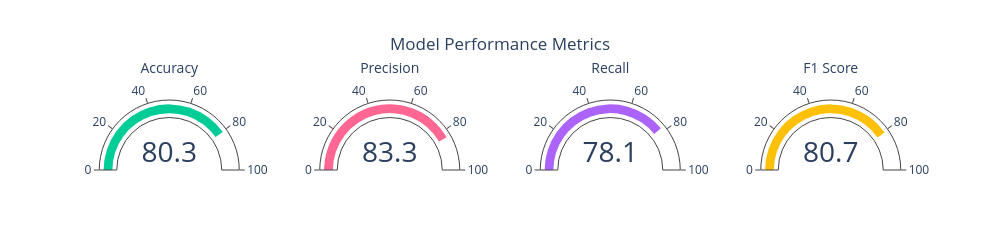

This figure's notebook cell:
### Markdown cell above
### <span style='color:purple'>4. Linear Discriminant Analysis</span>

### Code cell
lda_model = LinearDiscriminantAnalysis()
Model_Training_And_Evaluation(lda_model)

### Figure 1 — Plotly figure (JSON) as saved in the notebook; plotly's stock layout.template omitted (floating-point values rounded to 4 significant figures)
{"data": [{"domain": {"x": [0, 0.2125], "y": [0, 1]}, "gauge": {"axis": {"range": [null, 100]}, "bar": {"color": "#00CC96"}}, "mode": "gauge+number", "title": {"font": {"size": 14}, "text": "Accuracy"}, "type": "indicator", "value": 80.33}, {"domain": {"x": [0.2625, 0.475], "y": [0, 1]}, "gauge": {"axis": {"range": [null, 100]}, "bar": {"color": "#FF6692"}}, "mode": "gauge+number", "title": {"font": {"size": 14}, "text": "Precision"}, "type": "indicator", "value": 83.33}, {"domain": {"x": [0.525, 0.7375], "y": [0, 1]}, "gauge": {"axis": {"range": [null, 100]}, "bar": {"color": "#AB63FA"}}, "mode": "gauge+number", "title": {"font": {"size": 14}, "text": "Recall"}, "type": "indicator", "value": 78.12}, {"domain": {"x": [0.7875, 1], "y": [0, 1]}, "gauge": {"axis": {"range": [null, 100]}, "bar": {"color": "#FFC107"}}, "mode": "gauge+number", "title": {"font": {"size": 14}, "text": "F1 Score"}, "type": "indicator", "value": 80.65}], "layout": {"height": 250, "showlegend": false, "title": {"text": "Model Performance Metrics", "x": 0.5}, "width": 1000}}
